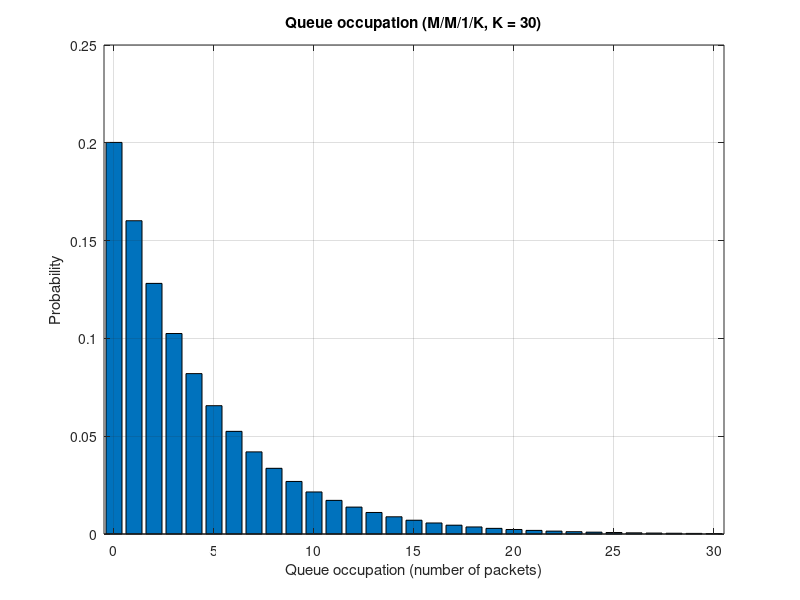

MATLAB code for this plot:
pkt = 1200*8;          % bits per packet
mu  = 100e6 / pkt;     % service rate 
lam = 80e6  / pkt;     % arrival rate 
K   = 30;

rho   = lam/mu;
p0    = (1-rho)/(1-rho^(K+1));
p     = p0 * rho.^(0:K);
Ploss = p(end);
L     = sum((0:K).*p);
Wavg  = L / (lam*(1-Ploss)) * 1000;

Pgt6 = sum(p(8:end));   % exercise 2


figure;
bar(0:K, p);
grid on;
xlabel('Queue occupation (number of packets)');
ylabel('Probability');
title('Queue occupation (M/M/1/K, K = 30)');
xlim([-0.5 K+0.5]);
